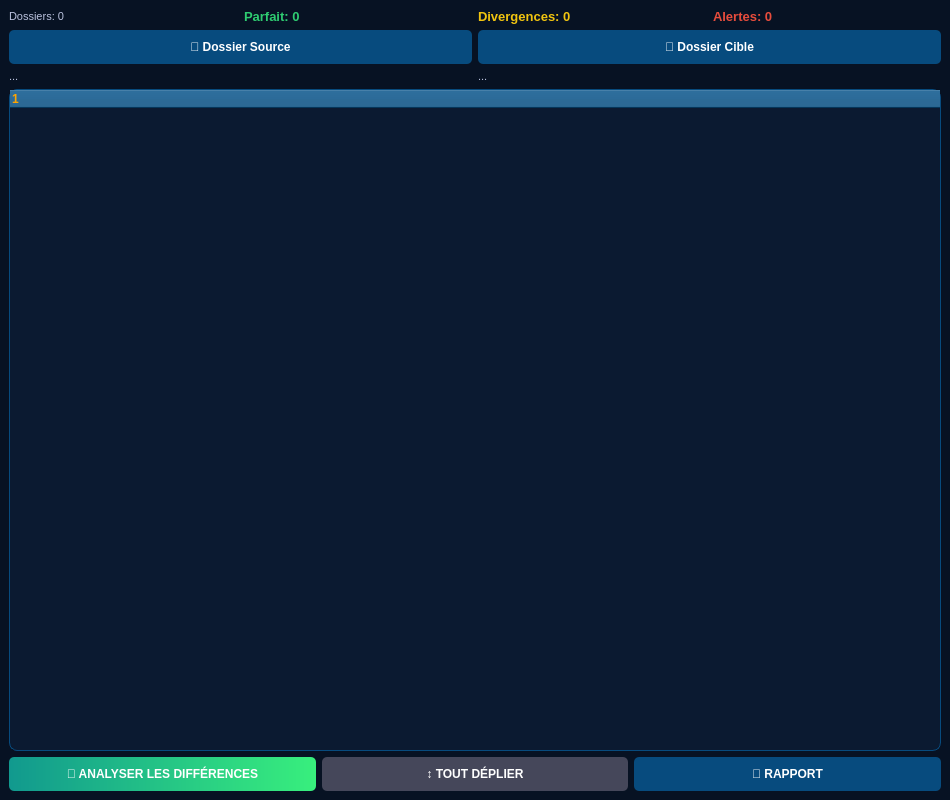
<?xml version="1.0" encoding="UTF-8"?>
<ui version="4.0">
 <class>MainWindow</class>
 <widget class="QMainWindow" name="MainWindow">
  <property name="geometry"><rect><x>0</x><y>0</y><width>950</width><height>800</height></rect></property>
  <property name="windowTitle"><string>Diff Folder Checker Pro</string></property>
  <property name="styleSheet">
   <string notr="true">
    QMainWindow { background-color: #071223; }
    QTreeWidget { background-color: #0b1a31; border: 1px solid #074b7e; color: #d1d1d1; border-radius: 8px; }
    QHeaderView::section { background-color: #074b7e; color: #ffa500; font-weight: bold; }
    QPushButton { background-color: #074b7e; color: white; border-radius: 5px; padding: 10px; font-weight: bold; }
    #btn_compare { background: qlineargradient(x1:0, y1:0, x2:1, y2:0, stop:0 #11998e, stop:1 #38ef7d); }
    #btn_expand_all { background-color: #45475a; color: white; }
    QLabel { color: #bac2de; font-family: 'Segoe UI'; font-size: 11px; }
    #lbl_stat_ok { color: #2ecc71; font-weight: bold; font-size: 13px; }
    #lbl_stat_div { color: #f1c40f; font-weight: bold; font-size: 13px; }
    #lbl_stat_err { color: #e74c3c; font-weight: bold; font-size: 13px; }
   </string>
  </property>
  <widget class="QWidget" name="centralwidget">
   <layout class="QVBoxLayout" name="mainV">
    <item>
     <layout class="QHBoxLayout" name="dashboard">
      <item><widget class="QLabel" name="lbl_stat_total"><property name="text"><string>Dossiers: 0</string></property></widget></item>
      <item><widget class="QLabel" name="lbl_stat_ok"><property name="text"><string>Parfait: 0</string></property></widget></item>
      <item><widget class="QLabel" name="lbl_stat_div"><property name="text"><string>Divergences: 0</string></property></widget></item>
      <item><widget class="QLabel" name="lbl_stat_err"><property name="text"><string>Alertes: 0</string></property></widget></item>
     </layout>
    </item>
    <item>
     <layout class="QHBoxLayout" name="paths">
      <item>
       <layout class="QVBoxLayout">
        <item><widget class="QPushButton" name="btn_select_a"><property name="text"><string>📂 Dossier Source</string></property></widget></item>
        <item><widget class="QLabel" name="lbl_path_a"><property name="text"><string>...</string></property><property name="wordWrap"><bool>true</bool></property></widget></item>
       </layout>
      </item>
      <item>
       <layout class="QVBoxLayout">
        <item><widget class="QPushButton" name="btn_select_b"><property name="text"><string>📂 Dossier Cible</string></property></widget></item>
        <item><widget class="QLabel" name="lbl_path_b"><property name="text"><string>...</string></property><property name="wordWrap"><bool>true</bool></property></widget></item>
       </layout>
      </item>
     </layout>
    </item>
    <item><widget class="QTreeWidget" name="treeWidget"/></item>
    <item>
     <layout class="QHBoxLayout" name="actions">
      <item><widget class="QPushButton" name="btn_compare"><property name="text"><string>🚀 ANALYSER LES DIFFÉRENCES</string></property></widget></item>
      <item><widget class="QPushButton" name="btn_expand_all"><property name="text"><string>↕ TOUT DÉPLIER</string></property></widget></item>
      <item><widget class="QPushButton" name="btn_export"><property name="text"><string>📄 RAPPORT</string></property></widget></item>
     </layout>
    </item>
   </layout>
  </widget>
 </widget>
</ui>
